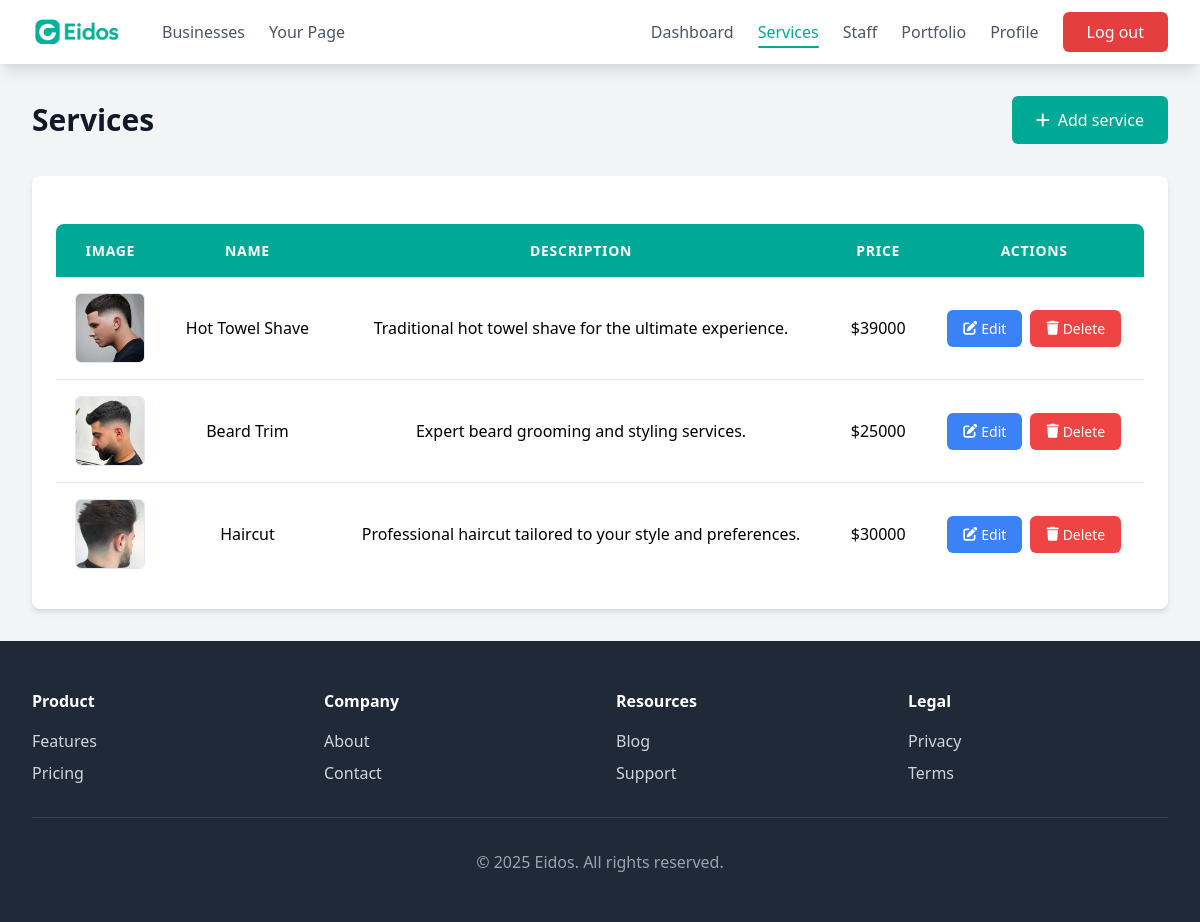
Page /business/dashboard/services/ (signed in) on the committed database.
### business/models.py (models this page shows, shortened)
class Service(models.Model):
    business = models.ForeignKey(BusinessAccount, on_delete=models.CASCADE, default=get_default_business)
    name = models.CharField(max_length=200)
    description = models.TextField(blank=True, null=True)
    price = models.DecimalField(max_digits=10, decimal_places=2)
    available = models.BooleanField(default=True)
    image = models.ImageField(upload_to='services/', blank=True, null=True)
    created_at = models.DateTimeField(auto_now_add=True)

### business/views.py (the view)
# urls.py: path('dashboard/services/', views.dashboardServicesView, name="dashboard_services"),
@login_required
def dashboardServicesView(request):
    try:
        business = BusinessAccount.objects.get(user=request.user)
    except BusinessAccount.DoesNotExist:
        messages.error(request, "Business profile not found")
        return redirect('home')
    services = Service.objects.filter(business=business)
    return render(request, 'dashboard_services.html', {'business': business, 'services': services})

### eidosapp/context_processors.py (called while the page is built)
def user_type_context(request):
    user_type = None
    if request.user.is_authenticated:
        if hasattr(request.user, 'is_business') and request.user.is_business:
            user_type = 'business'
        elif hasattr(request.user, 'is_customer') and request.user.is_customer:
            user_type = 'customer'
    return {'user_type': user_type}

def business_user_context(request):
    business_user = None
    if request.user.is_authenticated and hasattr(request.user, 'is_business') and request.user.is_business:
        business_user = BusinessAccount.objects.get(user=request.user)
    return {'business_user': business_user}

### business/templates/dashboard_services.html (shortened to what this page needs)
{% extends 'base.html' %}
{% block content %}
    <div class="max-w-7xl mx-auto px-4 sm:px-6 lg:px-8 py-8">
        <div class="flex justify-between items-center mb-8">
            <h2 class="text-3xl font-bold text-gray-900">Services</h2>
            <a href="{% url 'add_service' %}" class="add-button">
                <i class="fas fa-plus mr-2"></i>Add service
            </a>
        </div>
        {% if services %}
            <div class="content-card">
                <div class="overflow-x-auto">
                    <table class="service-table">
                        <thead>
                            <tr>
                                <th>Image</th>
                                <th>Name</th>
                                <th>Description</th>
                                <th>Price</th>
                                <th>Actions</th>
                            </tr>
                        </thead>
                        <tbody>
                            {% for service in services %}
                            <tr>
                                <td>
                                    {% if service.image %}
                                        <img src="{{ service.image.url }}" alt="{{ service.name }}" class="service-img">
                                    {% else %}
                                        <div class="no-image">
                                            <i class="fas fa-image"></i>
                                        </div>
                                    {% endif %}
                                </td>
                                <td class="font-medium">{{ service.name }}</td>
                                <td>{{ service.description }}</td>
                                <td class="font-medium">${{ service.price|floatformat:0 }}</td>
                                <td>
                                    <div class="actions">
                                        <a href="{% url 'edit_service' service.id %}" class="edit-btn">
                                            <i class="fas fa-edit mr-1"></i> Edit
                                        </a>
                                        <a href="{% url 'delete_service' service.id %}" class="delete-btn"
                                        onclick="return confirm('Are you sure you want to delete this service?')">
                                            <i class="fas fa-trash mr-1"></i> Delete
                                        </a>
                                    </div>
                                </td>
                            </tr>
                            {% endfor %}
                        </tbody>
                    </table>
                </div>
            </div>
        {% endif %}
    </div>
{% endblock %}

### eidosapp/templates/base.html (style rules this page uses)
:root { --primary-color: #00a896; --primary-dark: #007f6e; --secondary-color: #f8f9fa; }
body { padding-top: 64px; }

### business/templates/dashboard_services.html (style rules this page uses)
body { padding-top: 64px; background-color: #f3f4f6; min-height: 100vh; }
.content-card { background-color: white; border-radius: 0.5rem; box-shadow: 0 4px 6px -1px rgba(0, 0, 0, 0.1), 0 2px 4px -1px rgba(0, 0, 0, 0.06); padding: 1.5rem; }
.add-button { background-color: var(--primary-color); color: white; padding: 0.625rem 1.25rem; border-radius: 0.375rem; font-weight: 500; text-decoration: none; display: inline-flex; align-items: center; transition: background-color 0.2s; }
.add-button i { margin-right: 0.5rem; }
.service-table { width: 100%; border-collapse: separate; border-spacing: 0; margin-top: 1.5rem; border-radius: 0.5rem; overflow: hidden; }
.service-table th { background-color: var(--primary-color); color: white; font-weight: 600; text-align: center; padding: 1rem; font-size: 0.875rem; text-transform: uppercase; letter-spacing: 0.05em; }
.service-table td { padding: 1rem; border-bottom: 1px solid #e2e8f0; background-color: white; vertical-align: middle; text-align: center; }
.service-table tr:last-child td { border-bottom: none; }
.service-img { width: 70px; height: 70px; object-fit: cover; border-radius: 0.375rem; border: 1px solid #e2e8f0; background-color: white; margin: 0 auto; display: block; }
.actions { display: flex; justify-content: center; gap: 0.5rem; }
.edit-btn { background-color: #3b82f6; color: white; padding: 0.5rem 1rem; border-radius: 0.375rem; font-weight: 500; font-size: 0.875rem; text-decoration: none; display: inline-flex; align-items: center; transition: background-color 0.2s; }
.delete-btn { background-color: #ef4444; color: white; padding: 0.5rem 1rem; border-radius: 0.375rem; font-weight: 500; font-size: 0.875rem; text-decoration: none; display: inline-flex; align-items: center; transition: background-color 0.2s; }
.add-button { padding: 0.75rem 1.5rem; background-color: var(--primary-color); color: white; border-radius: 0.375rem; font-weight: 500; transition: background-color 0.2s; display: inline-flex; align-items: center; }

### rows in the picture
Service: image (picture), name "Hot Towel Shave", description "Traditional hot towel shave for the ultimate experience.", price "39000"
Service: image (picture), name "Beard Trim", description "Expert beard grooming and styling services.", price "25000"
Service: image (picture), name "Haircut", description "Professional haircut tailored to your style and preferences.", price "30000"
